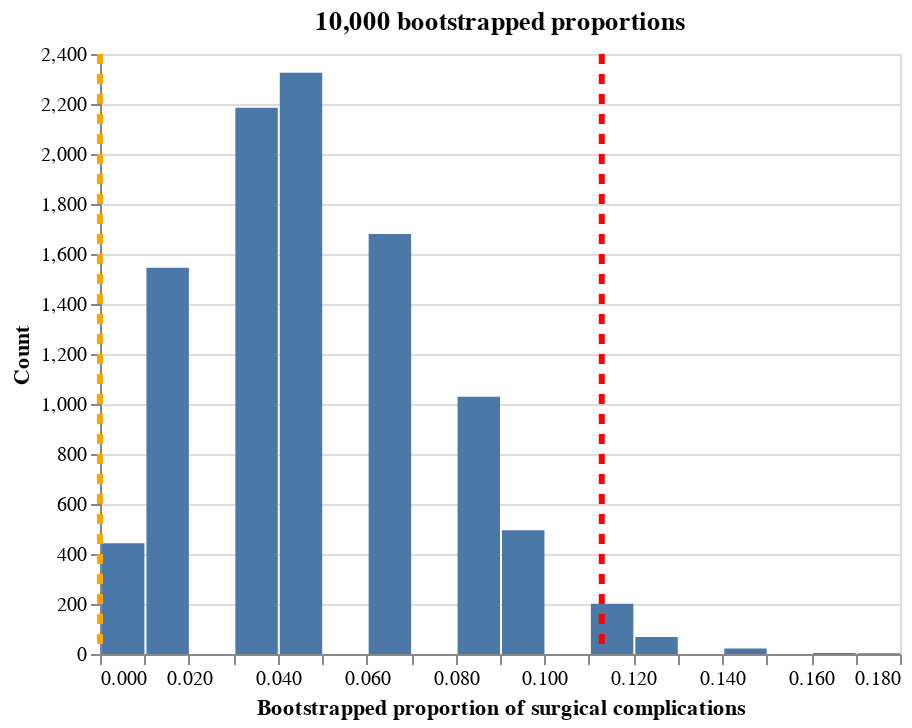

The notebook cell this image was saved under:
### Code cell
p1 = (
    alt.Chart(df)
    .transform_quantile('comp_rate', probs=[0.025], as_=['prob', 'value'])
    .mark_rule(color='orange', strokeDash=[5, 5], strokeWidth=3)
    .encode(
        x = "value:Q"
    )
)

p2 = (
    alt.Chart(df)
    .transform_quantile('comp_rate', probs=[0.975], as_=['prob', 'value'])
    .mark_rule(color='red', strokeDash=[5, 5], strokeWidth=3)
    .encode(
        x = "value:Q"
    )
)

chart + p1 + p2

### Figure 1 — Vega-Lite specification as saved in the notebook (floating-point values rounded to 4 significant figures; data arrays with more than 128 entries replaced by an {"elided": "..."} marker saying what was removed)
{"config": {"view": {"continuousWidth": 400, "continuousHeight": 300}}, "layer": [{"mark": "bar", "encoding": {"x": {"bin": {"maxbins": 20}, "field": "comp_rate", "title": "Bootstrapped proportion of surgical complications", "type": "quantitative"}, "y": {"aggregate": "count", "title": "Count", "type": "quantitative"}}, "title": "10,000 bootstrapped proportions"}, {"mark": {"type": "rule", "color": "orange", "strokeDash": [5, 5], "strokeWidth": 3}, "encoding": {"x": {"field": "value", "type": "quantitative"}}, "transform": [{"quantile": "comp_rate", "probs": [0.025], "as": ["prob", "value"]}]}, {"mark": {"type": "rule", "color": "red", "strokeDash": [5, 5], "strokeWidth": 3}, "encoding": {"x": {"field": "value", "type": "quantitative"}}, "transform": [{"quantile": "comp_rate", "probs": [0.975], "as": ["prob", "value"]}]}], "data": {"name": "data-9f7c6973822a035fcdeeb02e9e844e86"}, "$schema": "https://vega.github.io/schema/vega-lite/v4.17.0.json", "datasets": {"data-9f7c6973822a035fcdeeb02e9e844e86": {"elided": "10000 records"}}}
